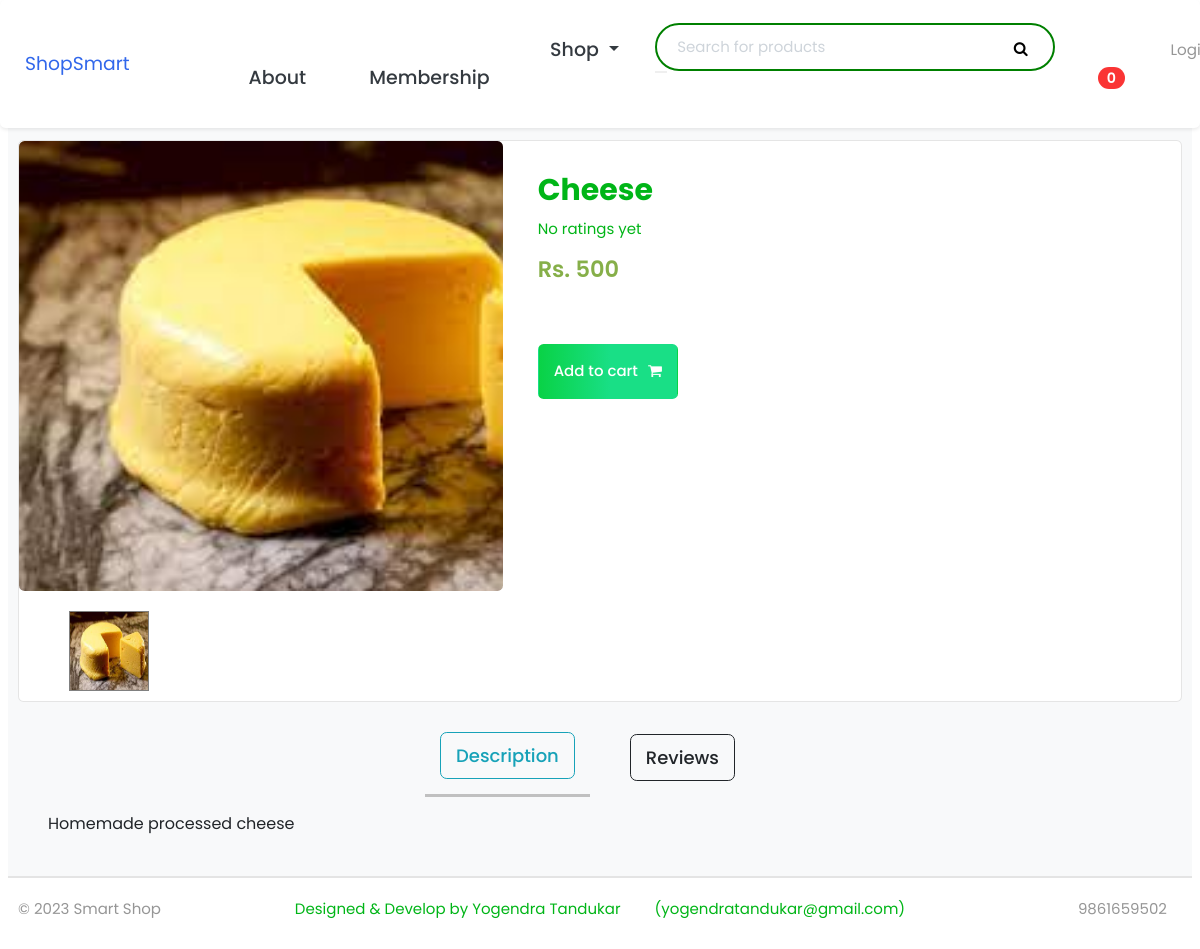
Page /store/category/jackets/cheese/ on the earlier database version.
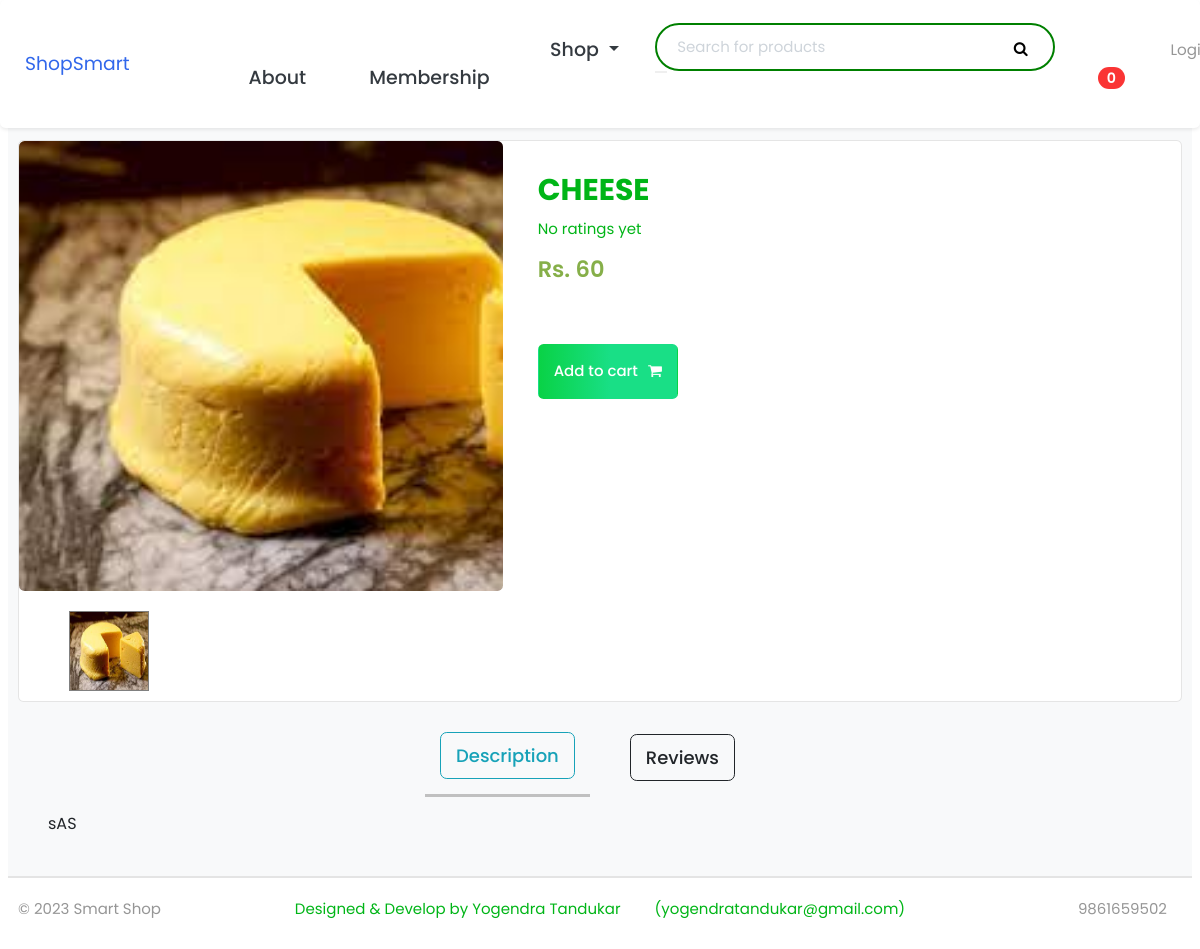
Same page on the later database version.
### store/models.py (models this page shows, shortened)
class Product(models.Model):
    product_name = models.CharField(max_length=100)
    slug = models.SlugField(max_length=50)
    price = models.IntegerField()
    description = models.TextField(max_length=500, blank=True)
    Image = models.ImageField(upload_to="photos/products")
    stock = models.IntegerField()
    is_available = models.BooleanField(default=True)
    category = models.ForeignKey(Category, on_delete=models.CASCADE)
    created_date = models.DateTimeField(auto_now_add=True)
    modified_date = models.DateTimeField(auto_now=True)
    def averageRating(self):
        reviews = ReviewRating.objects.filter(product=self, status=True).aggregate(average=Avg('rating'))
        avg = 0
        if reviews['average'] is not None:
            avg = float(reviews['average'])
        return avg

### store/views.py (the view)
# urls.py: path('category/<slug:category_slug>/<slug:product_slug>/',views.product_detail, name='product_detail'),
def product_detail(request, category_slug, product_slug):
    try:
        single_product = Product.objects.get(category__slug=category_slug, slug=product_slug)
        in_cart = CartItem.objects.filter(cart__cart_id=_cart_id(request),product=single_product).exists()
        reviews = ReviewRating.objects.filter(product__id=single_product.id)
        userprofile = UserProfile.objects.all()
    except Exception as e:
        raise e
    if request.user.is_authenticated:
        try:
            orderproduct = OrderProduct.objects.filter(user=request.user, product_id = single_product.id).exists()
        except OrderProduct.DoesNotExist:
            orderproduct = None
    else:
        orderproduct = None
    product_gallery = ProductGallery.objects.filter(product_id=single_product.id)
    context = {
        'single_product': single_product,
        'in_cart': in_cart,
        'reviews': reviews,
        'orderproduct':orderproduct,
        'userprofile': userprofile,
        'product_gallery': product_gallery,
    }
    return render(request, 'store/product_detail.html', context)

### carts/context_processors.py (called while the page is built)
def counter(request):
    cart_count = 0
    if 'admin' in request.path:
        return {}
    else:
        try:
            cart = Cart.objects.filter(cart_id=_cart_id(request))
            if request.user.is_authenticated:
                cart_items = CartItem.objects.filter(user=request.user)
            else:
                cart_items = CartItem.objects.all().filter(cart=cart[:1])
            for cart_item in cart_items:
                cart_count += cart_item.quantity
        except Cart.DoesNotExist:
            cart_count = 0
    return dict(cart_count=cart_count)

### carts/views.py (called while the page is built)
def _cart_id(request):
    cart = request.session.session_key
    if not cart:
        cart = request.session.create()
    return cart

### category/context_processors.py (called while the page is built)
def menu_links(request):
    link = Category.objects.all()
    return dict(links=link)

### category/models.py (called while the page is built)
    def get_url(self):
        return reverse('product_by_category', args=[self.slug])

### store/models.py (called while the page is built)
    def color(self):
        return super(VariationManager, self).filter(variation_category='color', is_active=True)

    def size(self):
        return super(VariationManager, self).filter(variation_category='size', is_active=True)

### templates/store/product_detail.html (shortened to what the changed rows need)
{% extends 'base.html' %}
{% load static %}
{% block content %}
<body>
    <section class="section-content padding-y bg">
        <div class="container">
            <div class="card">
                <div class="row no-gutters">
                    <aside class="col-md-5">
                        <article class="gallery-wrap">
                            <div class="img-big-wrap mainImage">
                                <img id="detailphoto" class="image-fluid" src="{{ single_product.Image.url }}">
                            </div>
                        </article>
                        <ul class="thumb">
                            <li>
                                <a href="{{ single_product.Image.url }}"><img id="detailphoto" class="image-fluid"
                                        src="{{ single_product.Image.url }}"></a>
                            </li>
                        </ul>
                    </aside>
                    <main class="col-md-7">
                        <form action="{% url 'add_cart' single_product.id %}" method="POST">
                            <article class="content-body">
                                <h2 class="title">{{single_product.product_name}}</h2>
                                {% if single_product.averageRating %}
                                <div class="rating-star">
                                    <span>
                                        <i class="fa fa-star{% if single_product.averageRating < 0.5 %}-o{% elif single_product.averageRating >= 0.5 and single_product.averageRating < 1 %}-half {% endif %}"
                                            aria-hidden="true"></i>
                                        <i class="fa fa-star{% if single_product.averageRating < 1.5 %}-o{% elif single_product.averageRating >= 1.5 and  single_product.averageRating < 2 %}-half {% endif %}"
                                            aria-hidden="true"></i>
                                        <i class="fa fa-star{% if single_product.averageRating < 2.5 %}-o{% elif single_product.averageRating >= 2.5 and  single_product.averageRating < 3 %}-half {% endif %}"
                                            aria-hidden="true"></i>
                                        <i class="fa fa-star{% if single_product.averageRating < 3.5 %}-o{% elif single_product.averageRating >= 3.5 and  single_product.averageRating < 4 %}-half {% endif %}"
                                            aria-hidden="true"></i>
                                        <i class="fa fa-star{% if single_product.averageRating < 4.5 %}-o{% elif single_product.averageRating >= 4.5 and single_product.averageRating < 5 %}-half {% endif %}"
                                            aria-hidden="true"></i>
                                    </span>
                                </div>
                                {% else %}
                                <p>No ratings yet</p>
                                {% endif %}
                                <div class="mb-3">
                                    <var class="price h4 mt-3" style="color: #86af49;">Rs. {{single_product.price}}</var>
                                </div>
                                {% if single_product.stock < 1 %} <h3 class="text-danger">Out of stock</h3>
                                    {% else %}
                                    <br>
                                    <button type="submit" class="btn btn-success p-3 mt-4 mb-3"> <span class="text ">Add
                                            cart</span><i class="fa fa-shopping-cart"></i></button>
                                    {% endif %}
                            </article>
                        </form>
                    </main>
                </div>
            </div>
            <br>
            <div class="container">
                <div class="row">
                    <div class="col-md-12">
                        <div class="tab-content mt-3">
                            <div id="description" class="tab-pane fade show active">
                                <div class="container">
                                    <div class="col-md-12">
                                        <p class="text-dark" style="font-size: 16px;">{{single_product.description}}</p>
                                    </div>
                                </div>
                            </div>
                        </div>
                    </div>
                </div>
            </div>
        </div>
    </section>
</body>
{% endblock content %}

Differences in the rows shown:
no longer on this page (row edited): Product: Image (picture), product_name "Cheese", price "500", description "Homemade processed cheese"
now on this page (row edited): Product: Image (picture), product_name "CHEESE", price "60", description "sAS"
